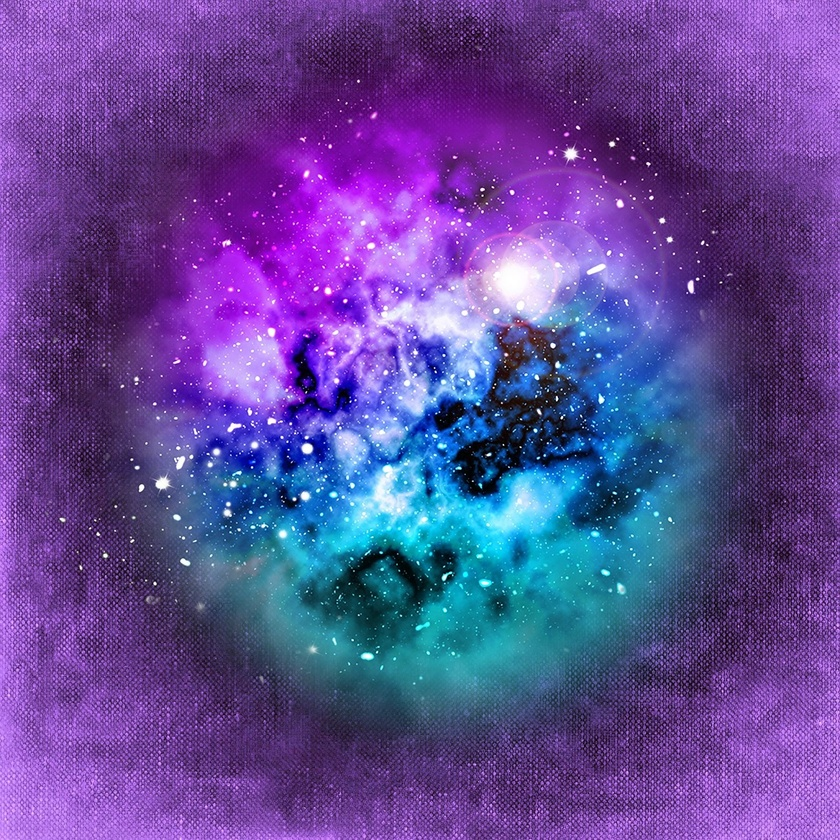
#> input picture Tutorials/Python/Basics/MatplotlibPictureViewer/space.jpg, 840 x 840 px, shrunk from 1280 x 1280 before the run
$ python MatplotlibPictureViewer.py
#> lines starting #> are read from the running program, lines starting #| are printed output that depends on the picture
# Matplotlib picture viewer
# Chandler Lagarde

import numpy as np
import cv2
from matplotlib import pyplot as plt

img = cv2.imread('space.jpg',0)
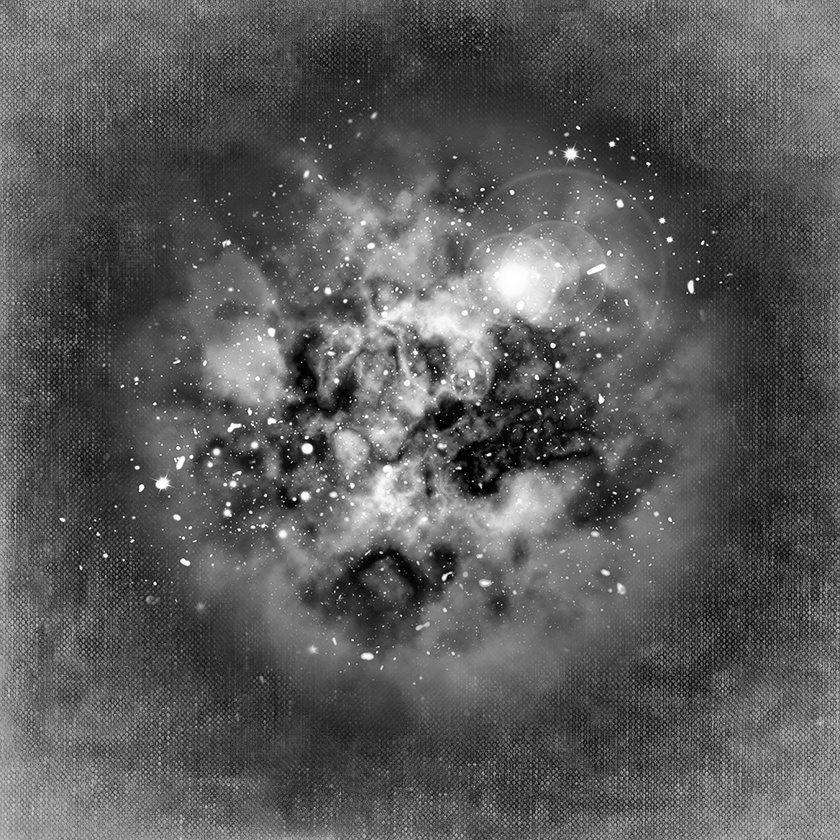
#> img: shape (840, 840); min 0, max 255, mean 89.6
plt.imshow(img, cmap = 'gray', interpolation = 'bicubic')
plt.xticks([]), plt.yticks([])  # to hide tick values on X and Y axis
plt.show()
